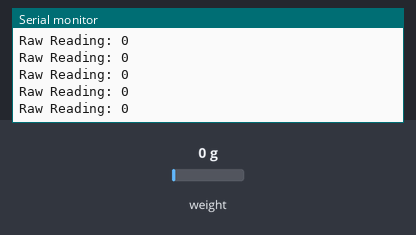
The sketch below on a simulated Arduino Uno, built with avr-gcc and run on an emulated ATmega328P. Parts: the last lines printed to the serial monitor. The inputs (shaded band) are chosen by the test bench; at power-on: weight on the scale 0 g.

Above: at 1.2 s.
1.3 s: weight on the scale set to 100 g
At 1.46 s:
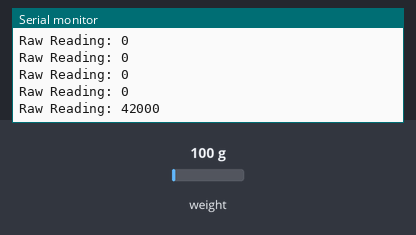
2.8 s: weight on the scale set to 1250 g
At 2.86 s:
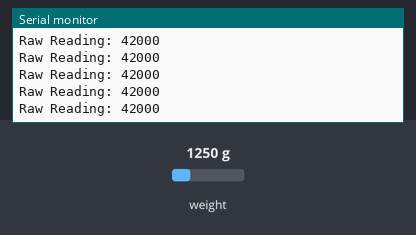
Timing chart, 0 to 5.8 s (numbered marks = the images above; inputs shaded):
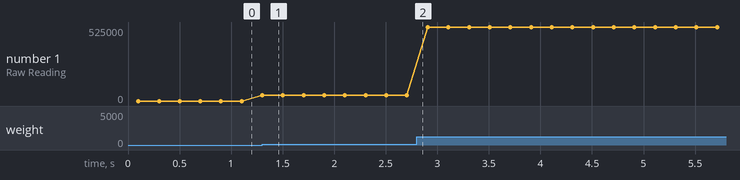

Measured:
- after the input at 1.3 s, the serial monitor: prints a new line at once (image 1)
- plotted number 1: 0 → 42000 after the input at 1.3 s, 42000 → 525000 after the input at 2.8 s

The sketch:

Load_Cell_Testing.ino
```cpp
#include "HX711.h"

#define DOUT  2
#define CLK  3

HX711 scale;

void setup() {
  Serial.begin(9600);
  scale.begin(DOUT, CLK);
}

void loop() {
  long reading = scale.read();  // Get the raw reading (no scaling)
  Serial.print("Raw Reading: ");
  Serial.println(reading);
  delay(100);  // Delay for readability
}
```
